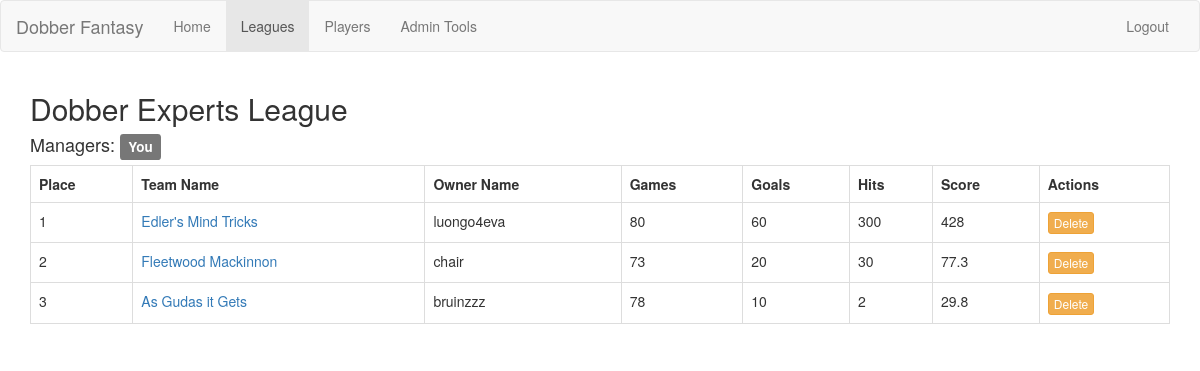
Screenshot of /web/viewleague.php?leagueID=1 (signed in) with the database file from the repository.
### tables this page shows
CREATE TABLE f_leagues(
 max_size int,
 name varchar(30),
 leagueID int NOT NULL AUTO_INCREMENT,
 date_created date,
 PRIMARY KEY (leagueID)
);

CREATE TABLE f_teams (
 teamID int AUTO_INCREMENT,
 name varchar(30),
 username varchar(30),
 season varchar(30),
 leagueID int,
 PRIMARY KEY (teamID),
 FOREIGN KEY (leagueID) REFERENCES f_leagues(leagueID) ON DELETE CASCADE,
 FOREIGN KEY (username) REFERENCES users(username) ON DELETE CASCADE
);

### library/userVerification.php (called while the page is built, shortened)
<?php
function getUsername() {
	if (empty($_SESSION["username"])) {
		return false;
	} else {
		return $_SESSION["username"];
	}
}
function userIsAdmin() {
	if (!empty($_SESSION["isAdmin"])) {
		return $_SESSION["isAdmin"];
	} else {
		$con = conn::getDB();
		$user = mysqli_query($con, "SELECT * FROM users where username=\"" . getUsername() . "\"");
		if ($user->num_rows < 1) {
			return FALSE;
		} else {
			if (mysqli_fetch_assoc($user)["is_admin"]) {
				return TRUE;
			} else {
				return FALSE;
			}
		}
	}
}
function userIsManagerOfLeague($leagueID) {
	$con = conn::getDB();
	$manager = mysqli_query($con, "SELECT * FROM manages WHERE leagueID=" . $leagueID);
	if ($manager->num_rows < 1 || !getUsername()) {
		return FALSE;
	} else {
		if (getUsername() == mysqli_fetch_assoc($manager)["username"]) {
			return TRUE;
		} else {
			return FALSE;
		}
	}
}

### library/league.php (called while the page is built, shortened)
<?php
require_once 'team.php';
class league {
	private $leagueID;
	public $teams;
	function __construct($leagueID) {
		$this->leagueID = $leagueID;
		$con = conn::getDB();
		$query = "SELECT * FROM f_leagues WHERE leagueID=" . $leagueID;
		$league = mysqli_fetch_assoc(mysqli_query($con, $query));
		$this->name = $league["name"];
		$this->teams = array();
	}
	function getTeams() {
		if (empty($this->teams)) {
			$con = conn::getDB();
			$query = "SELECT * FROM team_stats WHERE leagueID = " . $this->leagueID;
			$teams = mysqli_query($con, $query);
			foreach ($teams as $team) {
			array_push($this->teams, new team($team["teamID"],
				$team["name"], $team["username"], $team["totalGames"], $team["totalGoals"],
				$team["totalHits"]));
			}
		}
		return $this->teams;
	}
	function getLeagueId() {
		return $this->leagueID;
	}
}

### library/team.php (called while the page is built, shortened)
<?php
class team {
	public $games;
	public $goals;
	public $hits;
	function getScore() {
		return $this->goals * 2 + $this->games * 0.1 + $this->hits;
	}
	function __construct($id, $teamName, $ownerName, $games, $goals, $hits) {
		$this->teamName = $teamName;
		$this->ownerName = $ownerName;
		$this->games = $games;
		$this->goals = $goals;
		$this->hits = $hits;
		$this->id = $id;
	}
}

### web/viewleague.php (the view, shortened to what this page needs)
<!DOCTYPE html>
<html>
	<?php
	require_once('../library/league.php');
	require_once('../library/userVerification.php');
	$league = new league($_GET["leagueID"]);
	$userIsManager = userIsManagerOfLeague($league->getLeagueId());
	foreach ($league->getTeams() as $team) {
		if ($team->ownerName == getUsername()) {
			$userInLeague = true;
		}
	}
	?>
	<head>
		<link rel="stylesheet" type="text/css" href="bootstrap/css/bootstrap.min.css">
		<link rel="stylesheet" type="text/css" href="createButton.css">
	</head>
	<body>
		<nav class="navbar navbar-default">
			<div class="container-fluid">
				<div class="navbar-header">
					<a class="navbar-brand">Dobber Fantasy</a>
				</div>
				<div id="navbar" class="navbar-collapse collapse">
					<ul class="nav navbar-nav">
						<li><a href="main.php">Home</a></li>
						<li class="active"><a href="viewLeagues.php">Leagues</a></li>
						<li><a href="viewPlayers.php">Players</a></li>
						<?php
						if (userIsAdmin()) {
							echo "<li><a href=\"admin.php\">Admin Tools</a></li>";
						}
						?>
					</ul>
					<ul class="nav navbar-nav navbar-right">
						<li><a href="logout.php">Logout</a></li>
					</ul>
				</div>
			</div>
		</nav>
		<div class="container">
			<h2>
				<?php
				echo $league->name;
				if (userIsManagerOfLeague($league->getLeagueId())) {
					echo " <h4>Managers: <span class=\"label label-default\">You</span>";
					echo "</h4>";
				} else {
					echo " <h4>Managers: ";
					foreach ($league->getManagers() as $manager) {
						echo "<span class=\"label label-default\">" . $manager->getUsername() . "</span>";
					}
					echo "</h4>";
				}
				?>
			</h2>
			<table class="table table-bordered">
				<tr>
					<th>Place</th>
					<th>Team Name</th>
					<th>Owner Name</th>
					<th>Games</th>
					<th>Goals</th>
					<th>Hits</th>
					<th>Score</th>
					<?php
					if ($userIsManager) {
						echo "<th>Actions</th>";
					}
					?>
				</tr>
				<?php
				$teams = $league->getTeams();
				usort($teams, "team::compareTeamScore");
				foreach ($teams as $place => $team) {
					echo "<tr>"
					. "<td>" . ($place + 1) . "</td>"
					. "<td><a href='viewTeam.php?teamID=" . $team->id . "&leagueID=" . $league->getLeagueId() . "'>" . $team->teamName . "</a></td>"
					. "<td>" . $team->ownerName . "</td>"
					. "<td>" . $team->games . "</td>"
					. "<td>" . $team->goals . "</td>"
					. "<td>" . $team->hits . "</td>"
					. "<td>" . $team->getScore() . "</td>"
					. ($userIsManager ? "<td><a class=\"btn btn-warning btn-xs\" href='' onclick=deleteTeam(" . $team->id . ")>Delete</a></td>" : "")
					. "</tr>";
				}
				?>
			</table>
</body>
</html>

### rows the page displays
f_leagues: name "Dobber Experts League"
f_teams: name "Edler's Mind Tricks", username "luongo4eva", games "80", goals "60", hits "300", Score "428"
f_teams: name "Fleetwood Mackinnon", username "chair", games "73", goals "20", hits "30", Score "77.3"
f_teams: name "As Gudas it Gets", username "bruinzzz", games "78", goals "10", hits "2", Score "29.8"
